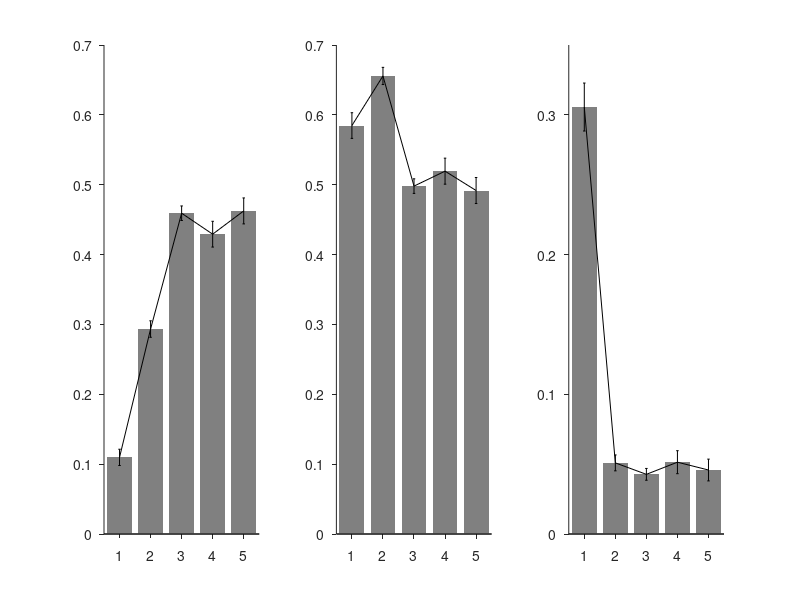

MATLAB code to generate this figure: (Note: this script raises an error after producing the figure.)
frac_ = [0.1097    0.5847    0.3056; 
         0.2934    0.6557    0.0509; 
         0.4592    0.4980    0.0427;
         0.4292    0.5194    0.0514;
         0.4625    0.4917    0.0458];
     
sum_size = [720; 1493; 2293; 720; 720];
ylim_    = [0.7, 0.7, 0.35];

figure
for nPlot = 1:3
    subplot(1, 3, nPlot)
    hold on
    bar(1:5, frac_(:, nPlot), 'FaceColor', [0.5 0.5 0.5], 'EdgeColor', 'none');
    errorbar(1:5, frac_(:, nPlot), ...
        sqrt(frac_(:, nPlot).*(1-frac_(:, nPlot))./sum_size), 'k')
    set(gca, 'TickDir', 'out')
    xlim([0.5, 5.5])
    ylim([0 ylim_(nPlot)])
    set(gca, 'XTick', 1:5)
    set(gca, 'YTick', 0:0.1:ylim_(nPlot))
end
setPrint(4*3, 3, 'cell_type', 'pdf')


frac_ = [0.1097    0.5847    0.3056; 
         0.2934    0.6557    0.0509; 
         0.4592    0.4980    0.0427;];
     
sum_size = [720; 1493; 2293];
ylim_    = [0.7, 0.7, 0.35];

figure
for nPlot = 1:3
    subplot(1, 3, nPlot)
    hold on
    bar(1:3, frac_(:, nPlot), 'FaceColor', [0.5 0.5 0.5], 'EdgeColor', 'none');
    errorbar(1:3, frac_(:, nPlot), ...
        sqrt(frac_(:, nPlot).*(1-frac_(:, nPlot))./sum_size), 'k')
    set(gca, 'TickDir', 'out')
    xlim([0.5, 3.5])
    ylim([0 ylim_(nPlot)])
    set(gca, 'XTick', 1:5)
    set(gca, 'YTick', 0:0.1:ylim_(nPlot))
end
setPrint(4*3, 3, 'cell_type', 'pdf')


frac_ = [0.1689    0.6267    0.2044; 
         0.5210    0.4528    0.0262; 
         0.5867    0.3689    0.0444];
     
sum_size = [225; 2672; 225];

figure
for nPlot = 1:3
    subplot(1, 3, nPlot)
    hold on
    bar(1:3, frac_(:, nPlot), 'FaceColor', [0.5 0.5 0.5], 'EdgeColor', 'none');
    errorbar(1:3, frac_(:, nPlot), ...
        sqrt(frac_(:, nPlot).*(1-frac_(:, nPlot))./sum_size), 'k')
    set(gca, 'TickDir', 'out')
    xlim([0.5, 3.5])
    ylim([0 ylim_(nPlot)])
    set(gca, 'XTick', 1:3)
    set(gca, 'YTick', 0:0.1:ylim_(nPlot))
end
setPrint(4*3, 3, 'cell_type_fast', 'pdf')


frac_ = [0.1689    0.6267    0.2044; 
         0.5210    0.4528    0.0262];
     
sum_size = [225; 2672];

figure
for nPlot = 1:3
    subplot(1, 3, nPlot)
    hold on
    bar(1:2, frac_(:, nPlot), 'FaceColor', [0.5 0.5 0.5], 'EdgeColor', 'none');
    errorbar(1:2, frac_(:, nPlot), ...
        sqrt(frac_(:, nPlot).*(1-frac_(:, nPlot))./sum_size), 'k')
    set(gca, 'TickDir', 'out')
    xlim([0.5, 2.5])
    ylim([0 ylim_(nPlot)])
    set(gca, 'XTick', 1:3)
    set(gca, 'YTick', 0:0.1:ylim_(nPlot))
end
setPrint(4*3, 3, 'cell_type_fast', 'pdf')


frac_ = [0.1097    0.5847    0.3056; 
         0.0286    0.7143    0.2571];
     
sum_size = [720; 35];
ylim_    = [0.2, 0.8, 0.35];

figure
for nPlot = 1:3
    subplot(1, 3, nPlot)
    hold on
    bar(1:2, frac_(:, nPlot), 'FaceColor', [0.5 0.5 0.5], 'EdgeColor', 'none');
    errorbar(1:2, frac_(:, nPlot), ...
        sqrt(frac_(:, nPlot).*(1-frac_(:, nPlot))./sum_size), 'k')
    set(gca, 'TickDir', 'out')
    xlim([0.5, 2.5])
    ylim([0 ylim_(nPlot)])
    set(gca, 'XTick', 1:2)
    set(gca, 'YTick', 0:0.1:ylim_(nPlot))
end
setPrint(4*3, 3, 'cell_type_intra', 'pdf')


frac_ = [0.6727    0.3091    0.0182; 
         0.8206    0.1739    0.0056;
         0.8182    0.1818         0];
     
sum_size = [55; 719; 55];
ylim_    = [0.9, 0.4, 0.1];

figure
for nPlot = 1:3
    subplot(1, 3, nPlot)
    hold on
    bar(1:3, frac_(:, nPlot), 'FaceColor', [0.5 0.5 0.5], 'EdgeColor', 'none');
    errorbar(1:3, frac_(:, nPlot), ...
        sqrt(frac_(:, nPlot).*(1-frac_(:, nPlot))./sum_size), 'k')
    set(gca, 'TickDir', 'out')
    xlim([0.5, 3.5])
    ylim([0 ylim_(nPlot)])
    set(gca, 'XTick', 1:3)
    set(gca, 'YTick', 0:0.1:ylim_(nPlot))
end
setPrint(4*3, 3, 'cell_type_s1', 'pdf')


frac_ = [0.1097    0.5847    0.3056; 
         0.2934    0.6557    0.0509; 
         0.4292    0.5194    0.0514];
     
sum_size = [720; 1493; 720];
ylim_    = [0.7, 0.7, 0.35];

figure
for nPlot = 1:3
    subplot(1, 3, nPlot)
    hold on
    bar(1:3, frac_(:, nPlot), 'FaceColor', [0.5 0.5 0.5], 'EdgeColor', 'none');
    errorbar(1:3, frac_(:, nPlot), ...
        sqrt(frac_(:, nPlot).*(1-frac_(:, nPlot))./sum_size), 'k')
    set(gca, 'TickDir', 'out')
    xlim([0.5, 3.5])
    ylim([0 ylim_(nPlot)])
    set(gca, 'XTick', 1:3)
    set(gca, 'YTick', 0:0.1:ylim_(nPlot))
end
setPrint(4*3, 3, 'cell_type_alm', 'pdf')
